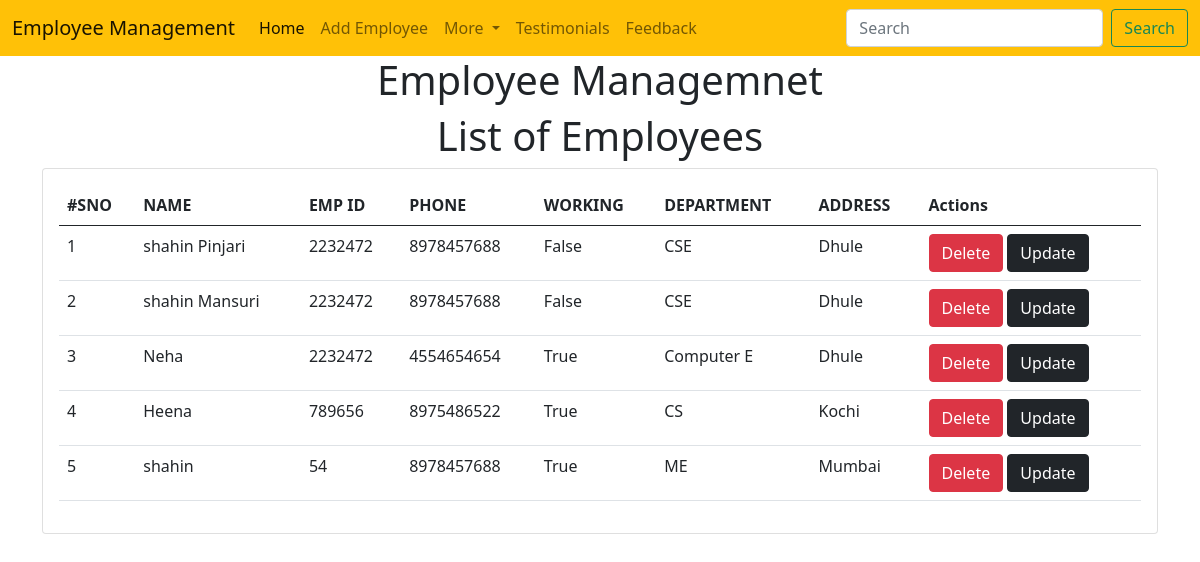
The page / on the database its author committed.
### emp/models.py (models this page shows)
class Emp(models.Model):
    name=models.CharField(max_length=200)
    emp_id=models.CharField(max_length=200)
    phone=models.CharField(max_length=10)
    address=models.CharField(max_length=150)
    is_working=models.BooleanField(default=True)
    department=models.CharField(max_length=100)
    def __str__(self):
        return self.name

### emp/views.py (the view)
# urls.py: 2. Add a URL to urlpatterns:  path('', views.home, name='home')
def home(request):
    emps=Emp.objects.all()
    print(emps)
    return render(request,'home.html',{
        'emps':emps
    })

### templates/home.html (shortened to what this page needs)
<!doctype html>
<html lang="en">
  <head>
    <link href="https://cdn.jsdelivr.net/npm/bootstrap@5.0.2/dist/css/bootstrap.min.css" rel="stylesheet">
  </head>
  <body>
    {% include "navbar.html" %}
    <h1 class="text-center">Employee Managemnet</h1>
    <h1 class="text-center">List of Employees</h1>
    <div class="container">
      <div class="row">
        <div class="col-md-12">
          <div class="card">
            <div class="card-body">
              <table class="table">
                <thead>
                  <tr>
                    <th>#SNO</th>
                    <th>NAME</th>
                    <th>EMP ID</th>
                    <th>PHONE</th>
                    <th>WORKING</th>
                    <th>DEPARTMENT</th>
                    <th>ADDRESS</th>
                    <th>Actions</th>
                  </tr>
                </thead>
                <tbody>
                    {% for e in emps %}
                    <tr>
                      <td>{{forloop.counter}}</td>
                      <td>{{e.name}}</td>
                      <td>{{e.emp_id}}</td>
                      <td>{{e.phone}}</td>
                      <td>{{e.is_working}}</td>
                      <td>{{e.department}}</td>
                      <td>{{e.address}}</td>
                      <td>
                        <a href="/delete{{e.id}}"class="btn btn-danger ">Delete</a>
                        <a href="/update{{e.id}}" class="btn btn-dark ">Update</a>
                      </td>
                    </tr>
                    {% endfor %}
                </tbody>
              </table>
            </div>
          </div>
        </div>
      </div>
    </div>
  </body>
</html>

### rows shown on the page
Emp: name "shahin Pinjari", emp_id "2232472", phone "8978457688", is_working "False", department "CSE", address "Dhule"
Emp: name "shahin Mansuri", emp_id "2232472", phone "8978457688", is_working "False", department "CSE", address "Dhule"
Emp: name "Neha", emp_id "2232472", phone "4554654654", is_working "True", department "Computer E", address "Dhule"
Emp: name "Heena", emp_id "789656", phone "8975486522", is_working "True", department "CS", address "Kochi"
Emp: name "shahin", emp_id "54", phone "8978457688", is_working "True", department "ME", address "Mumbai"
